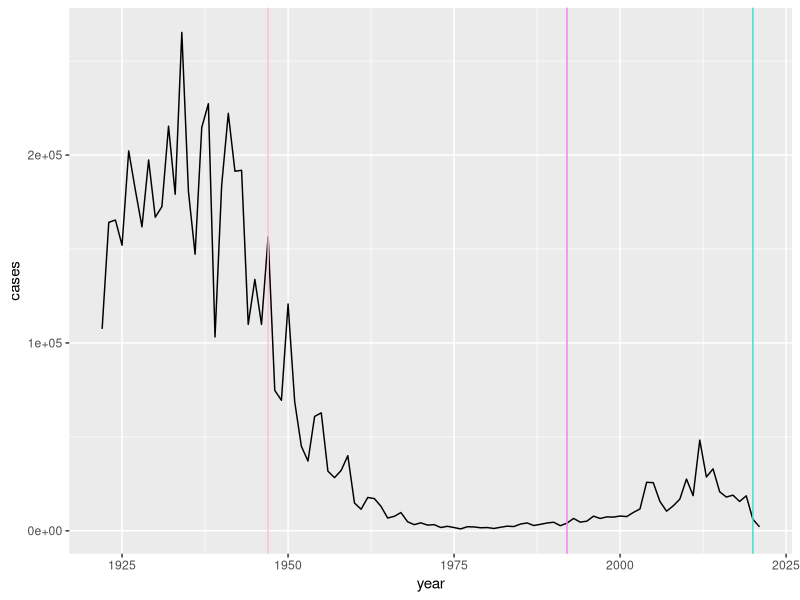

Write R code to recreate this figure. (Note: this script raises an error after producing the figure.)
## ---- chunk 1
cdc <- data.frame(
  
  year = c(
    1922L,
    1923L,
    1924L,
    1925L,
    1926L,
    1927L,
    1928L,
    1929L,
    1930L,
    1931L,
    1932L,
    1933L,
    1934L,
    1935L,
    1936L,
    1937L,
    1938L,
    1939L,
    1940L,
    1941L,
    1942L,
    1943L,
    1944L,
    1945L,
    1946L,
    1947L,
    1948L,
    1949L,
    1950L,
    1951L,
    1952L,
    1953L,
    1954L,
    1955L,
    1956L,
    1957L,
    1958L,
    1959L,
    1960L,
    1961L,
    1962L,
    1963L,
    1964L,
    1965L,
    1966L,
    1967L,
    1968L,
    1969L,
    1970L,
    1971L,
    1972L,
    1973L,
    1974L,
    1975L,
    1976L,
    1977L,
    1978L,
    1979L,
    1980L,
    1981L,
    1982L,
    1983L,
    1984L,
    1985L,
    1986L,
    1987L,
    1988L,
    1989L,
    1990L,
    1991L,
    1992L,
    1993L,
    1994L,
    1995L,
    1996L,
    1997L,
    1998L,
    1999L,
    2000L,
    2001L,
    2002L,
    2003L,
    2004L,
    2005L,
    2006L,
    2007L,
    2008L,
    2009L,
    2010L,
    2011L,
    2012L,
    2013L,
    2014L,
    2015L,
    2016L,
    2017L,
    2018L,
    2019L,
    2020L,
    2021L
  ),
  cases = c(
    107473,
    164191,
    165418,
    152003,
    202210,
    181411,
    161799,
    197371,
    166914,
    172559,
    215343,
    179135,
    265269,
    180518,
    147237,
    214652,
    227319,
    103188,
    183866,
    222202,
    191383,
    191890,
    109873,
    133792,
    109860,
    156517,
    74715,
    69479,
    120718,
    68687,
    45030,
    37129,
    60886,
    62786,
    31732,
    28295,
    32148,
    40005,
    14809,
    11468,
    17749,
    17135,
    13005,
    6799,
    7717,
    9718,
    4810,
    3285,
    4249,
    3036,
    3287,
    1759,
    2402,
    1738,
    1010,
    2177,
    2063,
    1623,
    1730,
    1248,
    1895,
    2463,
    2276,
    3589,
    4195,
    2823,
    3450,
    4157,
    4570,
    2719,
    4083,
    6586,
    4617,
    5137,
    7796,
    6564,
    7405,
    7298,
    7867,
    7580,
    9771,
    11647,
    25827,
    25616,
    15632,
    10454,
    13278,
    16858,
    27550,
    18719,
    48277,
    28639,
    32971,
    20762,
    17972,
    18975,
    15609,
    18617,
    6124,
    2116
  )
                 )
head(cdc)
## ---- chunk 2
library(ggplot2)
## ---- chunk 3
ggplot(cdc) +
  aes(year, cases) +
  geom_line() +
  geom_vline(xintercept = 1947, col = "pink") +
  geom_vline(xintercept = 1992, col = "violet") +
  geom_vline(xintercept = 2020, col = "turquoise")
## ---- chunk 4
library(jsonlite)

subject <- read_json("https://www.cmi-pb.org/api/subject", 
          simplifyVector = T)

head(subject)
## ---- chunk 5
sum(subject$infancy_vac == "wP")
## ---- chunk 6
table(subject$infancy_vac)
## ---- chunk 7
table(subject$biological_sex)
## ---- chunk 8
table(subject$race, subject$biological_sex)
## ---- chunk 9
subject$year_of_birth
## ---- chunk 10
library(lubridate)
## ---- chunk 11
today()
## ---- chunk 12
today() - ymd("2001-01-13")
## ---- chunk 13
time_length( today() - ymd("2001-01-13"),  "years")
## ---- chunk 14
subject$age <- time_length( today() - ymd(subject$year_of_birth), "years")
## ---- chunk 15
library(dplyr)

ap <- subject %>% filter(infancy_vac == "aP")

round( summary( time_length( ap$age, "years" ) ) )
## ---- chunk 16
wp <- subject %>% filter(infancy_vac == "wP")
round( summary( time_length( wp$age, "years" ) ) )
## ---- chunk 17
int <- ymd(subject$date_of_boost) - ymd(subject$year_of_birth)
age_at_boost <- time_length(int, "year")
head(age_at_boost)
## ---- chunk 18
ggplot(subject) +
  aes(time_length(age, "year"),
      fill=as.factor(infancy_vac)) +
  geom_histogram(show.legend=F) +
  facet_wrap(vars(infancy_vac), nrow=2) +
  xlab("Age in Years")
## ---- chunk 19
specimen <- read_json("https://www.cmi-pb.org/api/specimen", simplifyVector = T)
head(specimen)
## ---- chunk 20
titer <- read_json("https://www.cmi-pb.org/api/v4/plasma_ab_titer", simplifyVector = T)
head(titer)
## ---- chunk 21
library(dplyr)

meta <- inner_join(specimen, subject)
dim(meta)
head(meta)
## ---- chunk 22
abdata <- inner_join(titer, meta)
dim(abdata)
## ---- chunk 23
 table(abdata$isotype)
## ---- chunk 24
table(abdata$dataset)
## ---- chunk 25
igg <- abdata %>% filter(isotype == "IgG")
head(igg)
## ---- chunk 26
ggplot(igg) +
  aes(MFI_normalised, antigen) +
  geom_boxplot() +
  xlim(0,75) +
  facet_wrap(vars(visit), nrow = 2)
## ---- chunk 27
ggplot(abdata) + 
  aes(MFI, antigen, col=infancy_vac) +
  geom_boxplot()
## ---- chunk 28
filter(igg, antigen=="OVA") %>%
  ggplot() +
  aes(MFI_normalised, col=infancy_vac) +
  geom_boxplot(show.legend = F) +
  facet_wrap(vars(visit)) +
  theme_bw()
## ---- chunk 29
filter(igg, antigen=="FIM2/3") %>%
  ggplot() +
  aes(MFI_normalised, col=infancy_vac) +
  geom_boxplot(show.legend = F) +
  facet_wrap(vars(visit)) +
  theme_bw()
## ---- chunk 30
table(abdata$dataset)
## ---- chunk 31
abdata.21 <- filter(abdata, dataset == "2021_dataset")
table(abdata.21$dataset)
## ---- chunk 32
pt.21 <- filter(abdata.21, isotype == "IgG", antigen == "PT")
## ---- chunk 33
ggplot(pt.21) +
    aes(x=planned_day_relative_to_boost,
        y=MFI_normalised,
        col=infancy_vac,
        group=subject_id) +
  geom_point() +
  geom_line() +
  geom_vline(xintercept=0, linetype="dashed") +
    geom_vline(xintercept=14, linetype="dashed") +
  labs(title="2021 dataset IgG PT",
       subtitle = "Dashed lines indicate day 0 (pre-boost) and 14 (apparent peak levels)")
